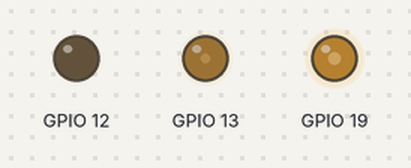
The program below on a simulated Raspberry Pi (BCM pin numbers). Shown: output pins drawn as LEDs (lit = HIGH). What the program prints to the terminal is not drawn. At 3.0 s the program stops and its outputs stay as they are.

Above: at 0.1 s.
At 3.1 s:
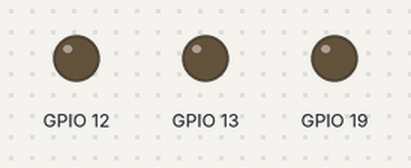
Timing chart, 0 to 4.5 s (numbered marks = the images above):
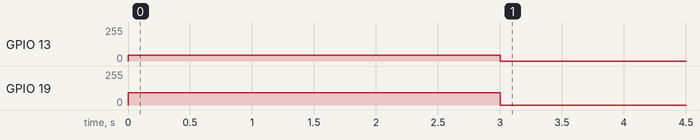

The program:

core-old.py
```python
import time
import RPi.GPIO as GPIO

class RGBA():
    def __init__(self, r, g, b):
        GPIO.setmode(GPIO.BCM)
        self.channel = [r, g, b]
        GPIO.setup(self.channel, GPIO.OUT)

        self.r = GPIO.PWM(r, 60)
        self.g = GPIO.PWM(g, 60)
        self.b = GPIO.PWM(b, 60)

        # Start PWM with 0% duty cycle
        self.r.start(0)
        self.g.start(0)
        self.b.start(0)

    def setColor(self, r, g, b):
        print("Setting Color...")

        # r = max(0, min(100, (100-(r / 255) * 100)))
        # g = max(0, min(100, (100-(g / 255) * 100)))
        # b = max(0, min(100, (100-(b / 255) * 100)))

        r = 100 - (r / 255) * 100
        g = 100 - (g / 255) * 100
        b = 100 - (b / 255) * 100

        self.r.ChangeDutyCycle(r)
        self.g.ChangeDutyCycle(g)
        self.b.ChangeDutyCycle(b)

    def cleanup(self):
        self.r.stop()
        self.g.stop()
        self.b.stop()
        GPIO.cleanup()


try:
    GPIO.cleanup()
    led = RGBA(19, 13, 12)
    led.setColor(162, 210, 255)
    time.sleep(3)
finally:
    led.cleanup()
```

Measured:
- by itself, GPIO 13: 0/255 → 45/255 at 0.00 s, → 0/255 3.0 s later
- by itself, GPIO 19: 0/255 → 93/255 at 0.00 s, → 0/255 3.0 s later
